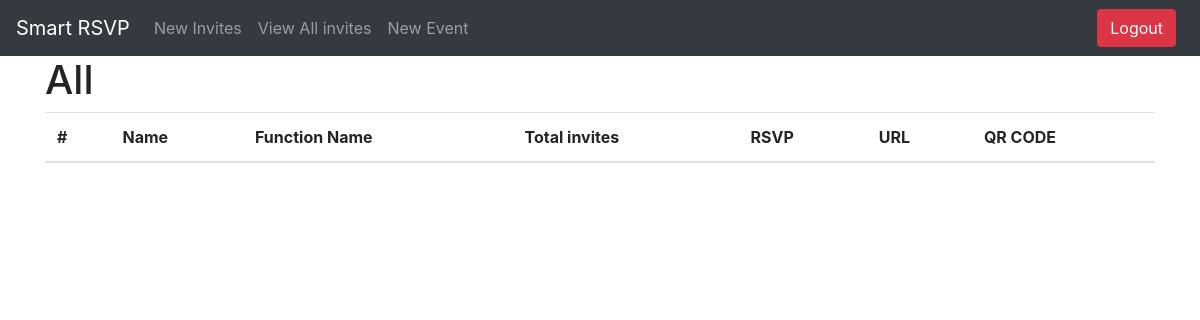
The app's page /viewAll/ (signed in), older data.
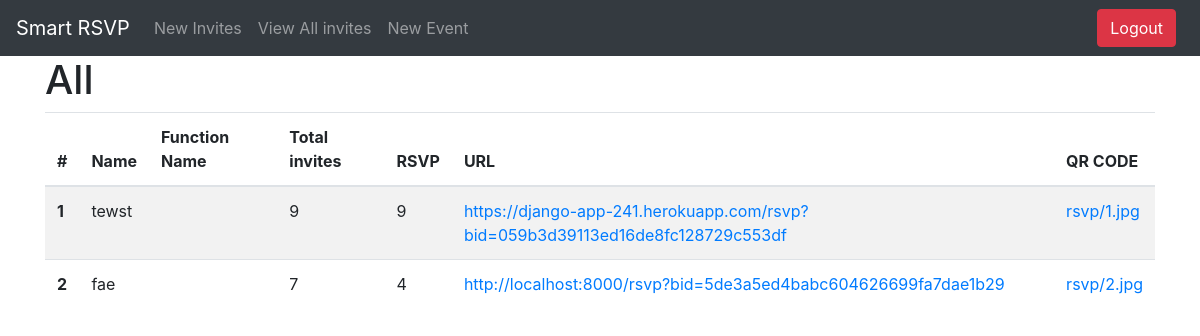
The same page, newer data.
### rsvp/models.py (models this page shows)
class Booking(models.Model):
    booking_id = models.AutoField(primary_key=True)
    user = models.ForeignKey(settings.AUTH_USER_MODEL, on_delete=models.CASCADE, default=1)
    event = models.ForeignKey(Event, on_delete=models.CASCADE)
    guest_name = models.CharField(max_length=300)
    max_rsvp = models.IntegerField()
    done_rsvp = models.IntegerField()
    digest = models.CharField(max_length=35)
    url = models.CharField(max_length=250)
    qrcode = models.ImageField(upload_to="rsvp", default="")

### rsvp/views.py (the view)
# urls.py: path("viewAll/", views.viewAll, name="viewAll"),
def viewAll(request):
    if request.user.is_authenticated:
        all_bookings = Booking.objects.all()
        params = { 'all': all_bookings }
        return render(request, 'viewAll.html', params)
    else:
        return redirect('register_login')

### rsvp/templates/viewAll.html (shortened to what this page needs)
{% extends 'base.html' %}
{%block body%}
   <div class="container">
      <h1>All </h1>
       <table class="table table-striped">
          <thead>
            <tr>
              <th scope="col">#</th>
              <th scope="col">Name</th>
              <th scope="col">Function Name</th>
              <th scope="col">Total invites</th>
              <th scope="col">RSVP</th>
              <th scope="col">URL</th>
              <th scope="col">QR CODE</th>
            </tr>
          </thead>
          <tbody>
          {% for item in all %}
            <tr>
              <th scope="row">{{ item.booking_id }}</th>
              <td>{{ item.guest_name }}</td>
              <td>{{ item.function_name }}</td>
              <td>{{ item.max_rsvp }}</td>
              <td>{{ item.done_rsvp }}</td>
              <td><a href="{{ item.url }}" target="_blank">{{ item.url }}</a></td>
              <td><a href="/media/{{ item.qrcode }}" target="_blank">{{ item.qrcode }}</a> </td>
            </tr>
          {% endfor %}
          </tbody>
        </table>
</div>
{% endblock %}

### rsvp/templates/base.html (shortened to what this page needs)
<!DOCTYPE html>
<html lang="en">
  <head>
    <link rel="stylesheet" href="https://stackpath.bootstrapcdn.com/bootstrap/4.3.1/css/bootstrap.min.css">
  </head>
  <body>
  <nav class="navbar navbar-expand-lg navbar-dark bg-dark">
  <a class="navbar-brand" href="/">Smart RSVP</a>
  <div class="collapse navbar-collapse" id="navbarNavDropdown">
    <ul class="navbar-nav">
      <li class="nav-item">
        <a class="nav-link" href="/book">New Invites</a>
      </li>
      <li class="nav-item">
        <a class="nav-link" href="/viewAll">View All invites</a>
      </li>
      <li class="nav-item">
        <a class="nav-link" href="/event">New Event</a>
      </li>
    </ul>
      {% if user.is_authenticated %}
      <ul class="navbar-nav ml-auto">
        <li class="nav-item mr-2">
            <a href="/logout" class="btn btn-danger">Logout</a>
        </li>
      </ul>
      {% endif %}
  </div>
</nav>
       {% block body %}
       {% endblock %}
  </body>
</html>

Row changes from the older to the newer data that the page shows:
added Booking: booking_id "1", guest_name "tewst", max_rsvp "9", done_rsvp "9", url "https://django-app-241.herokuapp.com/rsvp?bid=059b3d39113ed16de8fc128729c553df", qrcode "rsvp/1.jpg"
added Booking: booking_id "2", guest_name "fae", max_rsvp "7", done_rsvp "4", url "http://localhost:8000/rsvp?bid=5de3a5ed4babc604626699fa7dae1b29", qrcode "rsvp/2.jpg"
